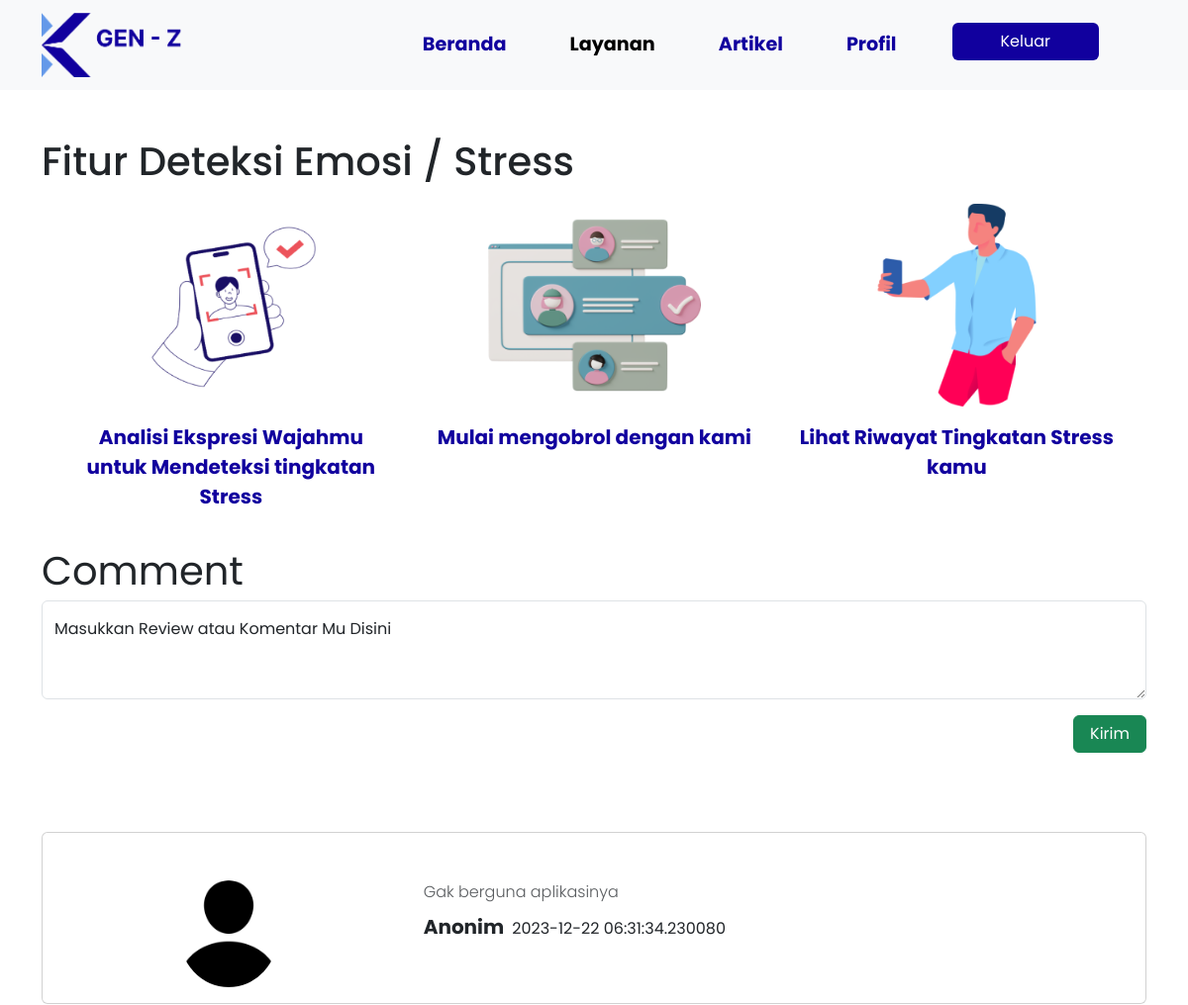
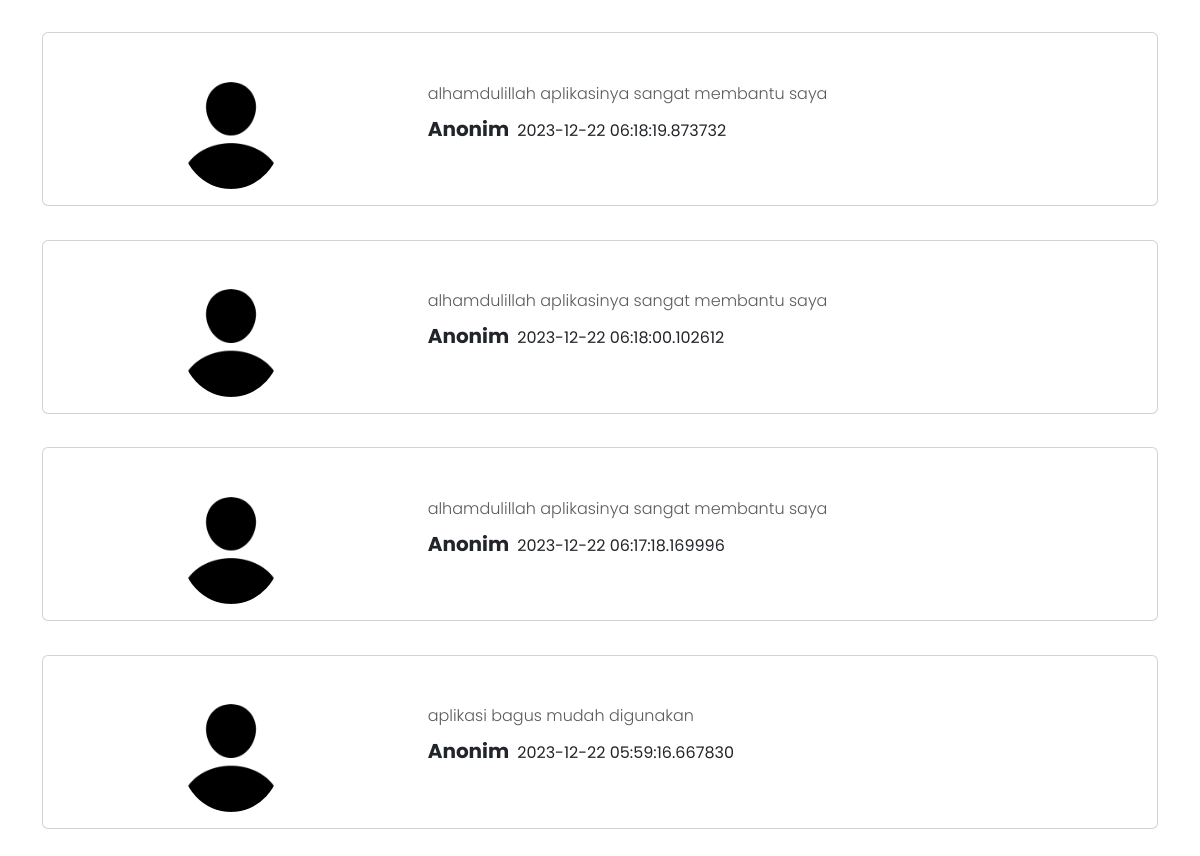
The page /layanan (signed in) on the database its author committed (2 pictures, top to bottom).
### app.py (models this page shows, shortened)
class Review(db.Model):
    id = db.Column(db.Integer, primary_key=True)
    review = db.Column(db.String(100), nullable=False)
    score = db.Column(db.Integer, nullable=False)
    date = db.Column(db.DateTime, default=datetime.datetime.now)
    user_id = db.Column(db.Integer, db.ForeignKey('user.id'))

### app.py (the view, shortened to what this page needs)
@app.route("/layanan", methods=['GET', 'POST'])
def layanan():
    if session.get('user_id') is None:
        return redirect(url_for('index'))
    else :
        title = "K-Genz | Layanan"
        view = "layanan"
        predict = 0
        getReview = Review.query.order_by(Review.date.desc()).limit(5).all()
        return render_template("user/layanan.html", active = view, title = title,predict = predict, review = getReview)

### templates/user/layanan.html (shortened to what this page needs)
{% extends "user/layouts/main.html" %}
{% block content1 %}
<div class="layanan">
    <div class="container">
        <div class="mt-5">
            <h1 class="">Fitur Deteksi Emosi / Stress</h1>
        </div>
        <div class="pilihan">
            <div class="container text-center">
                <div class="row row-layanan g-2">
                    <div class="col-md-4 img-hover-zoom--slowmo" data-aos="zoom-in" data-aos-duration="1500">
                        <a href="{{ url_for('camera')}}" class="text-decoration-none">
                            <div class="imagelayanan">
                                <img src="{{ url_for('static', filename='img/layanan2.png')}}" alt=""
                                    class=" image-layanan">
                            </div>
                            <div class="p-3 text-paragraph">Analisi Ekspresi Wajahmu untuk Mendeteksi tingkatan Stress
                            </div>
                        </a>
                    </div>
                    <div class="col-md-4 img-hover-zoom--slowmo" data-aos="zoom-in" data-aos-duration="1500">
                        <a href="{{ url_for('chatbot')}}" class="text-decoration-none">
                            <div class="imagelayanan">
                                <img src="{{ url_for('static', filename='img/layanan3.png')}}" alt=""
                                    class="image-layanan">
                            </div>
                            <div class="p-3 text-paragraph">Mulai mengobrol dengan kami</div>
                        </a>
                    </div>
                    <div class="col-md-4 img-hover-zoom--slowmo" data-aos="zoom-in" data-aos-duration="1500">
                        <a href="{{ url_for('history')}}" class="text-decoration-none">
                            <div class="imagelayanan">
                                <img src="{{ url_for('static', filename='img/layanan1.png')}}" alt=""
                                    class="image-layanan">
                            </div>
                            <div class="p-3 text-paragraph">Lihat Riwayat Tingkatan Stress kamu</div>
                        </a>
                    </div>
                </div>
            </div>
        </div>
    </div>
</div>
{% endblock %}
{% block content2 %}
<div class="sentiment-analysis">
    <div class="container">
        <div class="fs-1 text" style="font-family: Poppins;">Comment</div>
        <form action="{{ url_for('layanan')}}" method="post">
            <div class="form-floating">
                <textarea class="form-control" name="review" placeholder="Leave a comment here" id="floatingTextarea2"
                    style="height: 100px"></textarea>
                <label for="floatingTextarea2">Masukkan Review atau Komentar Mu Disini</label>
            </div>
            <div class="d-flex flex-row-reverse">
                <button class="mt-3 ps-3 pe-3 btn btn-success" type="submit">Kirim</button>
            </div>
        </form>
    </div>
    <div class="container">
        <div class="fs-5 hasil">
            {% if predict != 0 %}
            <div class="border border-success p-2" style="--bs-border-opacity: .5;">
                <div class="d-flex flex-column align-items-center justify-content-center">
                    {% if predict == 1 %}
                    <p style="font-size: 100px">&#128553</p><br>
                    <p>Komentar Kamu Masuk Kategori Negatif</p>
                    {% elif predict == 3 %}
                    <p style="font-size: 100px">&#128528</p><br>
                    <p>Komentar Kamu Masuk Kategori Netral</p>
                    {% elif predict == 5 %}
                    <p style="font-size: 100px">&#128522</p><br>
                    <p>Komentar Kamu Masuk Kategori Positif</p>
                    {% endif %}
                </div>
            </div>
            {% else %}
            <br>
            {% endif %}
        </div>
    </div>
    <div class="container mb-5">
        {% for data in review %}
        <section class="text-center text-lg-start shadow-1-strong rounded" data-aos="fade-in" data-aos-duration="1500">
            <div class="row d-flex justify-content-center">
                <div class="col-md-12">
                    <div class="card">
                        <div class="card-body">
                            <div class="row">
                                <div class="col-lg-4 d-flex justify-content-center align-items-center mb-2 mb-lg-0">
                                    <img src="{{ url_for('static', filename='img/person.png')}}"
                                        class="rounded-circle img-fluid shadow-1" alt="avatar" width="100"
                                        height="100" />
                                </div>
                                <div class="col-lg-8">
                                    <p class="text-muted fw-light mb-2">
                                        {{data['review']}}
                                    </p>
                                    <p class="mb-2"><strong class="fw-bold lead me-2">Anonim</strong><span
                                            class="class-muted">{{data['date']}}</span></p>
                                </div>
                            </div>
                        </div>
                    </div>
                </div>
            </div>
        </section>
        {% endfor %}
    </div>
</div>
{% endblock content2 %}

### static/css/cssLocal/zoom-anim.css (style rules this page uses)
.img-hover-zoom--slowmo img { transform-origin: 5% 10%; transition: transform 1s, filter 1s ease-in-out; filter: brightness(100%); }

### templates/user/layouts/main.html (style rules this page uses)
html, body { font-family: 'poppins'; overflow: auto; }
.row { padding-top: 3%; }
.image-layanan { width: 60%; height: 60%; }
.text { align-items: center; margin: auto; top: 50%; display: table-cell; }
.row-layanan { padding-top: 1%; }
.text-paragraph { font-family: poppins; color: #11009E; font-weight: bold; font-size: 20px; }

### rows shown on the page
Review: review "Gak berguna aplikasinya", date "2023-12-22 06:31:34.230080"
Review: review "alhamdulillah aplikasinya sangat membantu saya", date "2023-12-22 06:18:19.873732"
Review: review "alhamdulillah aplikasinya sangat membantu saya", date "2023-12-22 06:18:00.102612"
Review: review "alhamdulillah aplikasinya sangat membantu saya", date "2023-12-22 06:17:18.169996"
Review: review "aplikasi bagus mudah digunakan", date "2023-12-22 05:59:16.667830"
